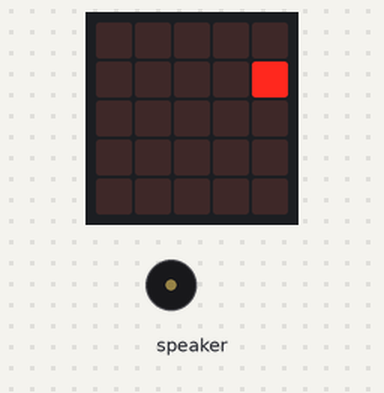
This program was run on a simulated Calliope mini (MakeCode). Parts: the board's 5×5 LED display, buzzer (waves = sounding).

Above: at 2.1 s.
At 9.7 s:
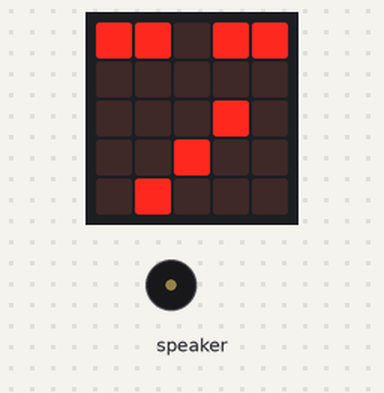
At 12.1 s:
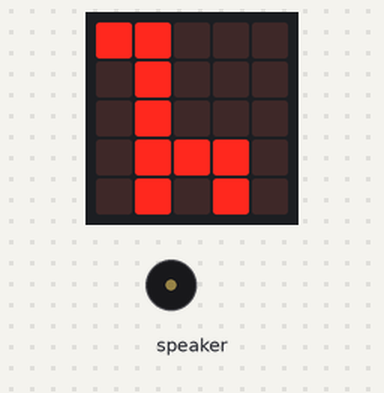
At 18.4 s:
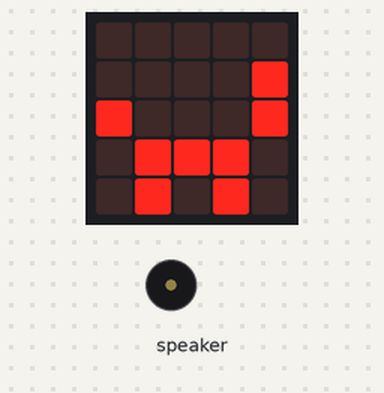
Timing chart, 0 to 19.9 s (numbered marks = the images above):
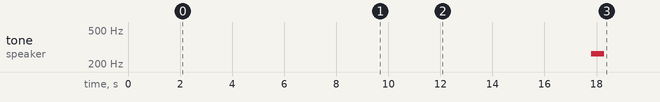

The program:

main.ts
```typescript
basic.showLeds(`
    # . . . .
    . . . . .
    . . . . .
    . . . . .
    . . . . .
    `)
basic.showLeds(`
    . # . . .
    . . . . .
    . . . . .
    . . . . .
    . . . . .
    `)
basic.showLeds(`
    . . # . .
    . . . . .
    . . . . .
    . . . . .
    . . . . .
    `)
basic.showLeds(`
    . . . # .
    . . . . .
    . . . . .
    . . . . .
    . . . . .
    `)
basic.showLeds(`
    . . . . #
    . . . . .
    . . . . .
    . . . . .
    . . . . .
    `)
basic.showLeds(`
    . . . . .
    . . . . #
    . . . . .
    . . . . .
    . . . . .
    `)
basic.showLeds(`
    . . . . .
    . . . . #
    . . . . .
    . . . . .
    . . . . .
    `)
basic.showLeds(`
    . . . . .
    . . . . .
    . . . # .
    . . . . .
    . . . . .
    `)
basic.showLeds(`
    . . . . .
    . . . . .
    . . . . .
    . . # . .
    . . . . .
    `)
basic.showLeds(`
    . . . . .
    . . . . .
    . . . . .
    . . . . .
    # . . . .
    `)
basic.showLeds(`
    . . . . .
    . . . . .
    . . . . .
    . # . . .
    . . . . .
    `)
basic.showLeds(`
    . . . . .
    . . . . .
    . . # . .
    . . . . .
    . . . . .
    `)
basic.showLeds(`
    . . . . .
    . . . # .
    . . . . .
    . . . . .
    . . . . .
    `)
basic.showLeds(`
    . . . . #
    . . . . .
    . . . . .
    . . . . .
    . . . . .
    `)
basic.showLeds(`
    . . . . #
    . . . . #
    . . . . #
    . . . . #
    . . . . #
    `)
basic.showLeds(`
    # . . . .
    # . . . .
    # . . . .
    # . . . .
    # . . . .
    `)
basic.showLeds(`
    . . . . .
    . . . . .
    . . . . .
    . . . . .
    # # # # #
    `)
basic.showLeds(`
    # # # # #
    . . . . .
    . . . . .
    . . . . .
    . . . . .
    `)
basic.showLeds(`
    # # # # #
    # . . . #
    # . . . #
    # . . . #
    # # # # #
    `)
basic.showLeds(`
    . . . . .
    . . . . .
    . . # . .
    . . . . .
    . . . . .
    `)
basic.showLeds(`
    . . . . .
    . # # # .
    . # . # .
    . # # # .
    . . . . .
    `)
basic.showLeds(`
    # # # # #
    # . . . #
    # . . . #
    # . . . #
    # # # # #
    `)
basic.showLeds(`
    . . . . .
    . . . . .
    . . . . .
    . . . . .
    . . . . .
    `)
basic.showLeds(`
    . . . . .
    . . . . .
    . . . . .
    . . . . .
    . . . . .
    `)
basic.showIcon(IconNames.Meh)
basic.showLeds(`
    # # . # #
    . . . . .
    . # . . .
    . . # . .
    . . . # .
    `)
basic.showIcon(IconNames.Scissors)
basic.showLeds(`
    # . . # #
    . # . # #
    . . # . .
    . # . # #
    # . . # #
    `)
basic.showLeds(`
    . . . . .
    . . . . .
    . . . . .
    . . . . .
    . . . . .
    `)
basic.showIcon(IconNames.Giraffe)
basic.showLeds(`
    . . . . #
    # # # # #
    . # . . .
    # # . . .
    . . . . .
    `)
basic.showLeds(`
    . # . # .
    . # # # .
    . . . # .
    . . . # .
    . . . # #
    `)
basic.showLeds(`
    . . . . .
    . . . # #
    . . . # .
    # # # # #
    # . . . .
    `)
basic.showLeds(`
    # # . . .
    . # . . .
    . # . . .
    . # # # .
    . # . # .
    `)
basic.showLeds(`
    . . # . .
    . # # # .
    . . # . .
    . . # . .
    . # . # .
    `)
basic.showLeds(`
    . . . . .
    # . . # .
    . # # # #
    # . . # .
    . . . . .
    `)
basic.showLeds(`
    . # . # .
    . . # . .
    . . # . .
    . # # # .
    . . # . .
    `)
basic.showLeds(`
    . . . . .
    . # . . #
    # # # # .
    . # . . #
    . . . . .
    `)
basic.showLeds(`
    . . # . .
    . # # # .
    . . # . .
    . . # . .
    . # . # .
    `)
basic.showLeds(`
    . . . . .
    . . . . #
    # . . . #
    . # # # .
    . # . # .
    `)
basic.showLeds(`
    . . . # .
    . # # . .
    . . # . .
    . # # . .
    . . . # #
    `)
basic.showLeds(`
    . . . . .
    . # . # .
    . # # # .
    # . . . #
    # . . . .
    `)
basic.showLeds(`
    . . . . .
    . . . . #
    # . . . #
    . # # # .
    . # . # .
    `)
music.playTone(262, music.beat(BeatFraction.Whole))
basic.forever(function () {

})
```

test.ts
```typescript
// Hier kann man Tests durchführen; diese Datei wird nicht kompiliert, wenn dieses Paket als Erweiterung verwendet wird.
```

Measured:
- what the display in image 0 shows lasts 0.8 s, from 2.0 s to 2.8 s
- what the display in image 1 shows lasts 0.6 s, from 9.6 s to 10.2 s
